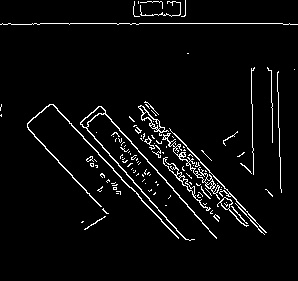
#> input picture pictures/test.jpg, 298 x 281 px
$ python keypointsMatch.py ../pictures/test.jpg ../pictures/corralationFilter.png   (older library calls are emulated)
#> lines starting #> are read from the running program, lines starting #| are printed output that depends on the picture
import numpy as np
import cv2
import sys
from matplotlib import pyplot as plt


def keypointsMatch(argv):
    img1 = cv2.imread(argv[1],0)          # queryImage
#> img1 is the input picture: shape (281, 298); min 0, max 255, mean 11
    img2 = cv2.imread(argv[2],0) # trainImage
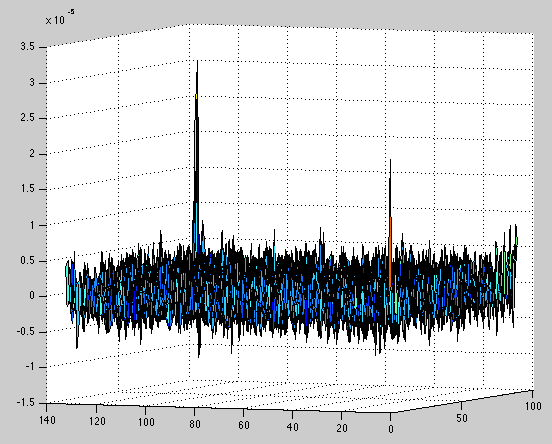
#> input picture pictures/corralationFilter.png, 552 x 444 px
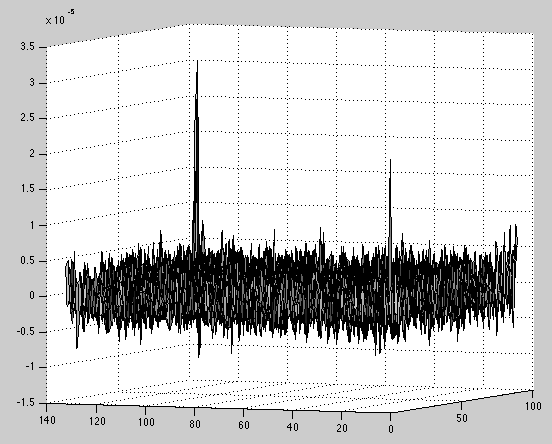
#> img2: shape (444, 552); min 0, max 255, mean 207

    # Initiate SIFT detector
    sift = cv2.SIFT()

    # find the keypoints and descriptors with SIFT
    kp1, des1 = sift.detectAndCompute(img1,None)
#> kp1 = 156 keypoints; strongest (x, y, size): (148, 141, 1.8), (161, 129, 2), (165, 133, 2), (209, 178, 1.9)
    kp2, des2 = sift.detectAndCompute(img2,None)
#> kp2 = 782 keypoints; strongest (x, y, size): (302, 325, 2.2), (512, 248, 2.1), (480, 256, 2.3), (504, 246, 2)

    # FLANN parameters
    FLANN_INDEX_KDTREE = 0
    index_params = dict(algorithm = FLANN_INDEX_KDTREE, trees = 5)
    search_params = dict(checks=50)   # or pass empty dictionary

    flann = cv2.FlannBasedMatcher(index_params,search_params)

    matches = flann.knnMatch(des1,des2,k=2)
#> matches = 156 matches

    # Need to draw only good matches, so create a mask
    matchesMask = [[0,0] for i in xrange(len(matches))]
#> matchesMask = 156 pairs, first value 0 to 0, second value 0 to 0

    # ratio test as per Lowe's paper
    for i,(m,n) in enumerate(matches):
        if m.distance < 0.7*n.distance:
            matchesMask[i]=[1,0]

    draw_params = dict(matchColor = (0,255,0),
                   singlePointColor = (255,0,0),
                   matchesMask = matchesMask,
                   flags = 0)
#> draw_params = 4 items

    img3 = cv2.drawMatchesKnn(img1,kp1,img2,kp2,matches,None,**draw_params)
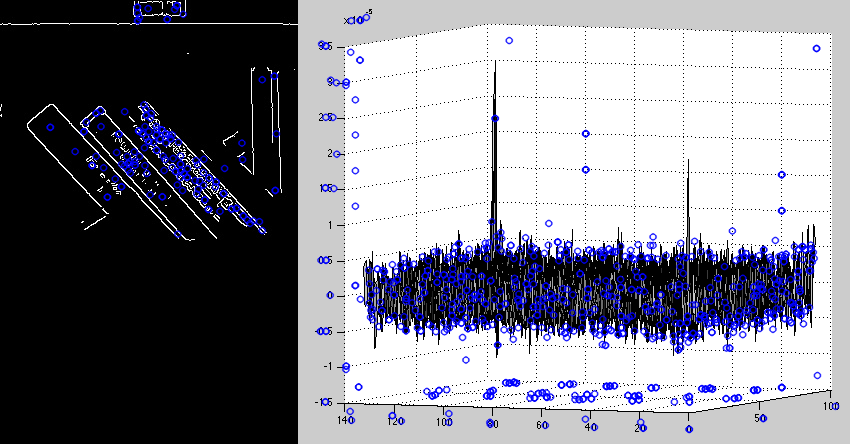
#> img3: shape (444, 850, 3); mean of channels 0, 1, 2 142.8, 132.4, 132.4; drawn as B, G, R

    plt.imshow(img3,),plt.show()

if __name__=="__main__":
    keypointsMatch(sys.argv)
